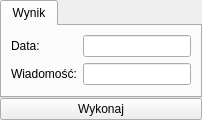
       <widget class="QWidget" name="getServiceCheckDatePage">
        <layout class="QGridLayout" name="gridLayout_81">
         <property name="margin">
          <number>0</number>
         </property>
         <property name="spacing">
          <number>0</number>
         </property>
         <item row="0" column="0">
          <widget class="QTabWidget" name="tabWidget_28">
           <property name="currentIndex">
            <number>0</number>
           </property>
           <widget class="QWidget" name="tab_56">
            <attribute name="title">
             <string>Wynik</string>
            </attribute>
            <layout class="QFormLayout" name="formLayout_66">
             <item row="0" column="0">
              <widget class="QLabel" name="label_399">
               <property name="text">
                <string>Data:</string>
               </property>
              </widget>
             </item>
             <item row="1" column="0">
              <widget class="QLabel" name="label_400">
               <property name="text">
                <string>Wiadomość:</string>
               </property>
               <property name="buddy">
                <cstring>serviceCheckMessage</cstring>
               </property>
              </widget>
             </item>
             <item row="1" column="1">
              <widget class="QLineEdit" name="serviceCheckMessage"/>
             </item>
             <item row="0" column="1">
              <widget class="QLineEdit" name="serviceCheckDate"/>
             </item>
            </layout>
           </widget>
          </widget>
         </item>
         <item row="1" column="0">
          <widget class="QPushButton" name="getServiceCheckDateButton">
           <property name="text">
            <string>Wykonaj</string>
           </property>
          </widget>
         </item>
        </layout>
       </widget>
